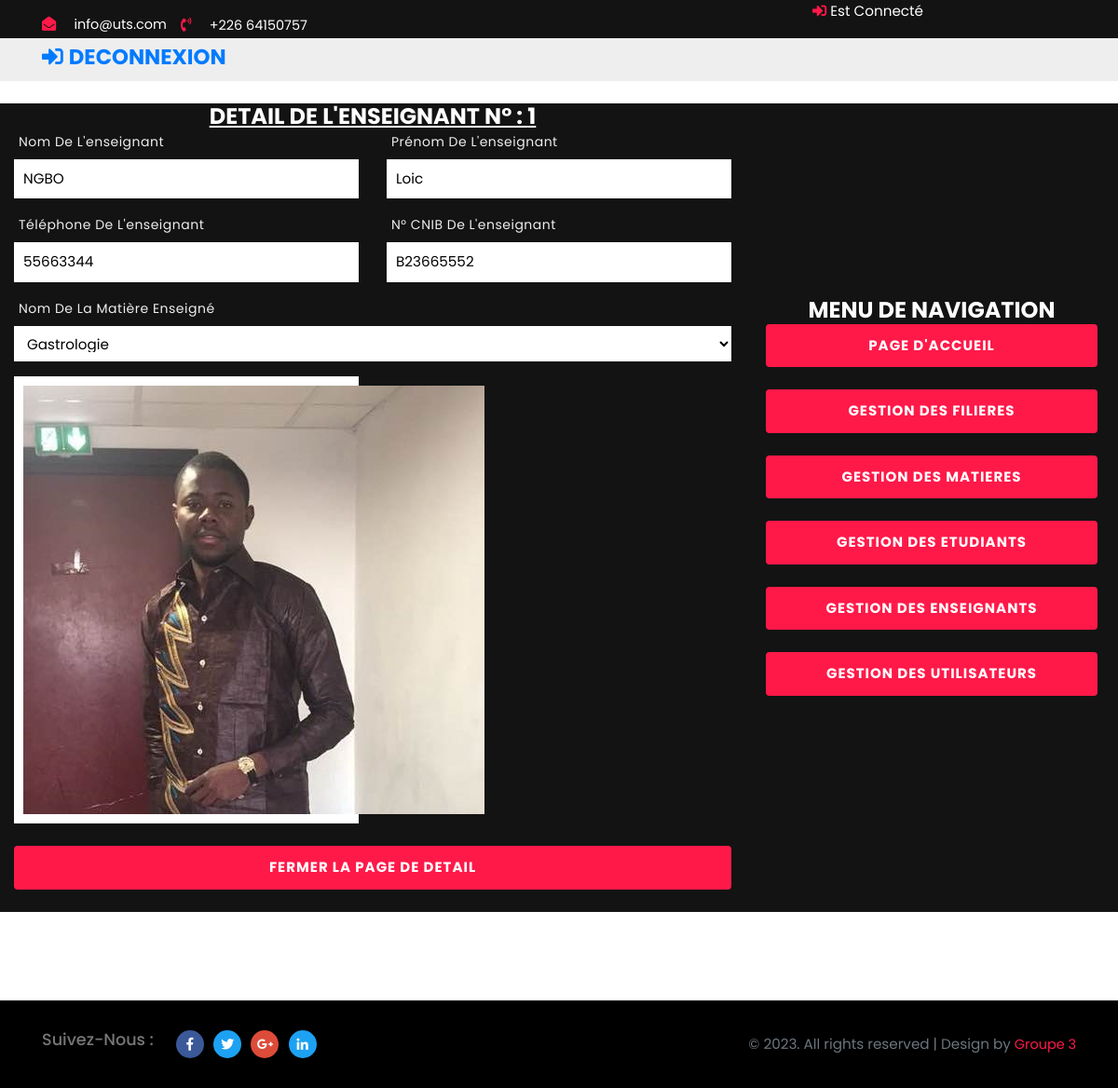
The app's page /view/enseignant/detail.php?IdEnseignant=1 with its own data.
### tables this page shows
CREATE TABLE `enseignant` (
  `IdEnseignant` int(11) NOT NULL,
  `IdMatiere` int(11) DEFAULT NULL,
  `CNIB` varchar(254) NOT NULL,
  `NomEnseignant` varchar(254) DEFAULT NULL,
  `PrenomEnseignant` varchar(254) DEFAULT NULL,
  `TelEnseignant` int(11) DEFAULT NULL,
  `PhotoEnseignant` varchar(254) DEFAULT NULL
);

### class/EnseignantManager.class.php (called while the page is built, shortened)
<?php
class EnseignantManager
{
  private $_db;
   public function __construct($db)
   {
       $this->_db=$db;
   }
   public function get($IdEnseignant)
   {
     $sql=$this->_db->prepare("SELECT * FROM enseignant WHERE IdEnseignant=?");
     $sql->execute(array($IdEnseignant));
     $row=$sql->fetch();
     $ensei=new Enseignant($row);
     return $ensei;
   }
   public function liste()
   {
     $ensei=[];
     $sql=$this->_db->query("SELECT * FROM enseignant");
     $rows=$sql->fetchAll();
     foreach ($rows as $row){
     $ensei[]=new Enseignant($row);
     }
     return $ensei;
   }
}

### class/Enseignant.class.php (called while the page is built, shortened)
<?php
class Enseignant
{
  public function __get($propriete)
  {
       if(property_exists($this,$propriete)){
       return $this->$propriete;
    }
  }
}

### class/MatiereManager.class.php (called while the page is built, shortened)
<?php
class MatiereManager
{
  private $_db;
   public function __construct($db)
   {
       $this->_db=$db;
   }
   public function liste()
   {
     $matier=[];
     $sql=$this->_db->query("SELECT * FROM  matiere");
     $rows=$sql->fetchAll();
     foreach ($rows as $row) {
     $matier[]=new Matiere($row);
     }
     return $matier;
   }
}

### class/Matiere.class.php (called while the page is built, shortened)
<?php
  class Matiere
  {
    public function __get($propriete)
    {
      if(property_exists($this,$propriete))
      {
        return $this->$propriete;
      }
    }
}

### view/enseignant/detail.php (the view, shortened to what this page needs)
<?php
$bd = bd();
$matiere = new MatiereManager($bd);
$listMatie = $matiere->liste();
$enseiManager = new EnseignantManager($bd);
$enseig = new Enseignant($_POST);
$enseiManager->liste($enseig);
if (isset($_GET['IdEnseignant'])) {
  $IdEnseignant = $_GET['IdEnseignant'];
  $value = $enseiManager->get($IdEnseignant);
}
?>
<!DOCTYPE HTML>
<html lang="zxx">
<?php
include('../../include/head.php');
?>
<body>
  <?php
  include('../../include/header.php');
  ?>
  <div class="row justify-content-center align-items-center no-gutters banner-agile">
    <div class="col-lg-8">
      <div id="carouselExampleIndicators" class="carousel slide" data-ride="carousel">
        <div class="container">
          <div style="text-align: center;">
            <h4 style="color: white;"><strong><u>DETAIL DE L'ENSEIGNANT N° : <?= $value->IdEnseignant ?></u></strong></h4>
          </div>
          <form action="#" method="post" class="register-wthree">
            <div class="form-group">
              <div class="row">
                <div class="col-md-6">
                  <label for="">Nom de l'enseignant</label>
                  <span class="form-control"><?= $value->NomEnseignant?></span>
                </div>
                <div class="col-md-6 mt-md-0 mt-2">
                  <label for="">Prénom de l'enseignant</label>
                  <span class="form-control"><?= $value->PrenomEnseignant?></span>
                </div>
              </div>
            </div>
            <div class="form-group">
              <div class="row">
                <div class="col-md-6">
                  <label for="">Téléphone de l'enseignant</label>
                  <span class="form-control"><?= $value->TelEnseignant?></span>
                </div>
                <div class="col-md-6 mt-md-0 mt-2">
                  <label for="">N° CNIB de l'enseignant</label>
                  <span class="form-control"><?= $value->CNIB?></span>
                </div>
              </div>
            </div>
            <div class="form-group">
              <div class="row">
                <div class="col-md-12">
                  <label for="">Nom de la matière enseigné</label>
                  <select class="form-control" name="matière">
                    <?php
                    foreach ($listMatie as $key) {
                    ?>
                      <option value="<?php echo $key->IdMatiere ?>"><?php echo $key->NomMatiere ?></option>;
                    <?php
                    }
                    ?>
                  </select>
                </div>
              </div>
            </div>
            <div class="row">
              <div class="col-md-6">
              <span class="form-control"><img src="<?= $value->PhotoEnseignant ?>"></span>
              </div>
            </div></br>
          </form>
          <a href="../enseignant/liste.php" class="mr-lg-3 mt-lg-0 mt-4"><button class="btn btn-agile btn-block w-30"><strong>FERMER LA PAGE DE DETAIL</strong></button></a>
        </div>
      </div>
    </div>
    <div class="col-lg-4">
      <div class="wthree-form">
        <h4 style="text-align: center;">
          <strong>
            MENU DE NAVIGATION
          </strong>
        </h4>
        <?php
        include('../../include/menu.php');
        ?>
      </div>
    </div>
  </div>
  <?php
  include('../../include/footer.php');
  ?>
</body>
</html>

### css/style.css (style rules this page uses)
html, body { font-family: 'Poppins', sans-serif; font-size: 100%; overflow-x: hidden; background: #fff; }
body a, .btn-agile { transition: 0.5s all; -webkit-transition: 0.5s all; -moz-transition: 0.5s all; -o-transition: 0.5s all; -ms-transition: 0.5s all; text-decoration: none; }
h1, h2, h3, h4, h5, h6 { margin: 0; font-family: 'Poppins', sans-serif; }
a { font-size: 0.95em; }
.btn-agile { font-size: 15px; letter-spacing: 1px; color: #fff; background: #ff1949; -webkit-box-flex: 1; -webkit-flex: 1 1 auto; -ms-flex: 1 1 auto; flex: 1 1 auto; padding: 12px 0; border: none; text-align: center; text-transform: uppercase; position: relative; overflow: hidden; transition: 0.5s all; -webkit-transition: 0.5s all; -moz-transition: 0.5s all; -o-transition: 0.5s all; -ms-transition: 0.5s all; }
.btn-agile:after { position: absolute; -webkit-transition: .3s; transition: .3s; content: ''; width: 0; left: 50%; bottom: 0; height: 3px; background: #ff1948; }
.register-form, .banner-agile { background: #131313; }
.wthree-form { padding: 0em 3em; }
.register-wthree label { color: #eee; margin-left: 5px; font-size: 14px; letter-spacing: 0.5px; text-transform: capitalize; }
.register-wthree .form-control { font-size: 0.95rem; color: #000; background-color: #fff; border: none; border-radius: 0; padding: 10px; }
.wthree-form h4 { color: #fff; text-transform: capitalize; font-size: 1.5em; }
@media screen and (max-width: 1366px) { .wthree-form { padding: 0em 1.4em; } }

### records on screen
enseignant: IdEnseignant "1", NomEnseignant "NGBO", PrenomEnseignant "Loic", TelEnseignant "55663344", CNIB "B23665552", PhotoEnseignant (picture)

### other values on screen
form field matière "Gastrologie"
